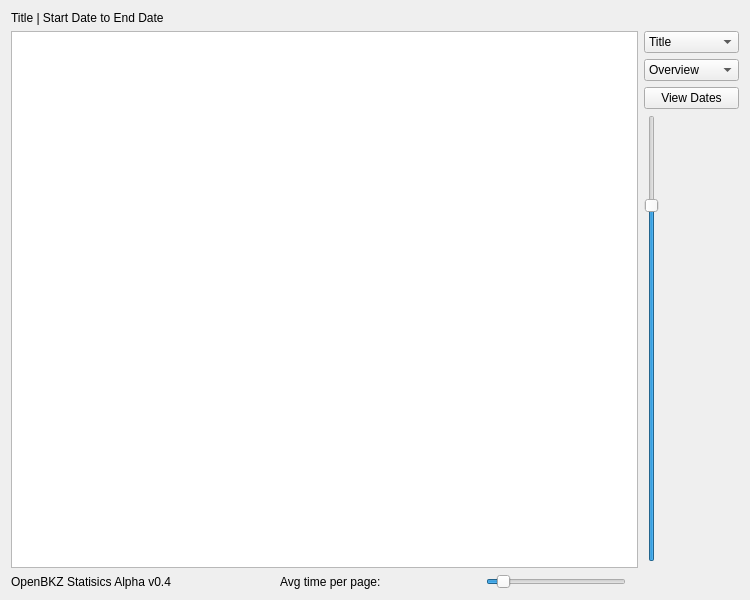
<?xml version="1.0" encoding="UTF-8"?>
<ui version="4.0">
 <class>statsviewer</class>
 <widget class="QWidget" name="statsviewer">
  <property name="geometry">
   <rect>
    <x>0</x>
    <y>0</y>
    <width>750</width>
    <height>600</height>
   </rect>
  </property>
  <property name="minimumSize">
   <size>
    <width>180</width>
    <height>0</height>
   </size>
  </property>
  <property name="windowTitle">
   <string>OpenBKZ Statistics</string>
  </property>
  <layout class="QGridLayout" name="gridLayout">
   <item row="3" column="8">
    <widget class="QComboBox" name="titleBox">
     <property name="maximumSize">
      <size>
       <width>95</width>
       <height>16777215</height>
      </size>
     </property>
     <item>
      <property name="text">
       <string>Title</string>
      </property>
     </item>
    </widget>
   </item>
   <item row="4" column="8">
    <widget class="QComboBox" name="statsTypeBox">
     <property name="maximumSize">
      <size>
       <width>95</width>
       <height>16777215</height>
      </size>
     </property>
     <item>
      <property name="text">
       <string>Overview</string>
      </property>
     </item>
     <item>
      <property name="text">
       <string>Journal</string>
      </property>
     </item>
     <item>
      <property name="text">
       <string>Times Per Page</string>
      </property>
     </item>
     <item>
      <property name="text">
       <string>Rating(s)</string>
      </property>
     </item>
    </widget>
   </item>
   <item row="5" column="8">
    <widget class="QPushButton" name="timesToggle">
     <property name="maximumSize">
      <size>
       <width>95</width>
       <height>16777215</height>
      </size>
     </property>
     <property name="text">
      <string>View Dates</string>
     </property>
    </widget>
   </item>
   <item row="6" column="8">
    <widget class="QSlider" name="zoomSlider">
     <property name="sliderPosition">
      <number>80</number>
     </property>
     <property name="orientation">
      <enum>Qt::Vertical</enum>
     </property>
    </widget>
   </item>
   <item row="0" column="0">
    <widget class="QLabel" name="titleDateLabel">
     <property name="minimumSize">
      <size>
       <width>550</width>
       <height>0</height>
      </size>
     </property>
     <property name="maximumSize">
      <size>
       <width>550</width>
       <height>16</height>
      </size>
     </property>
     <property name="text">
      <string>Title | Start Date to End Date</string>
     </property>
    </widget>
   </item>
   <item row="10" column="0">
    <widget class="QLabel" name="label">
     <property name="maximumSize">
      <size>
       <width>250</width>
       <height>17</height>
      </size>
     </property>
     <property name="text">
      <string>OpenBKZ Statisics Alpha v0.4</string>
     </property>
    </widget>
   </item>
   <item row="3" column="0" rowspan="5" colspan="8">
    <widget class="QGraphicsView" name="graphicsView"/>
   </item>
   <item row="10" column="1">
    <widget class="QLabel" name="avg_1">
     <property name="minimumSize">
      <size>
       <width>200</width>
       <height>0</height>
      </size>
     </property>
     <property name="maximumSize">
      <size>
       <width>180</width>
       <height>16777215</height>
      </size>
     </property>
     <property name="text">
      <string>Avg time per page: </string>
     </property>
    </widget>
   </item>
   <item row="10" column="2" colspan="4">
    <widget class="QSlider" name="stretchSlider">
     <property name="minimumSize">
      <size>
       <width>140</width>
       <height>0</height>
      </size>
     </property>
     <property name="minimum">
      <number>1</number>
     </property>
     <property name="maximum">
      <number>50</number>
     </property>
     <property name="pageStep">
      <number>2</number>
     </property>
     <property name="sliderPosition">
      <number>5</number>
     </property>
     <property name="orientation">
      <enum>Qt::Horizontal</enum>
     </property>
    </widget>
   </item>
  </layout>
 </widget>
 <resources/>
 <connections/>
</ui>
